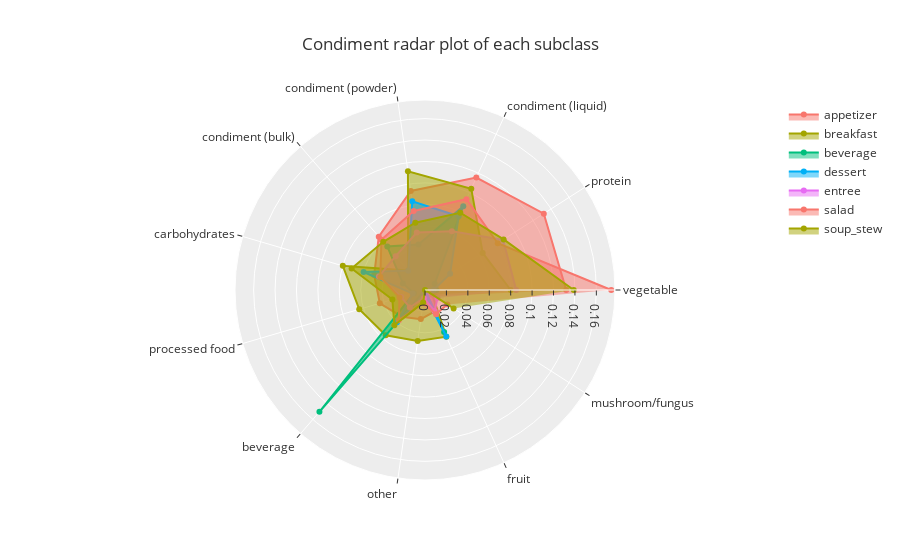

Here is the notebook cell this chart was saved with:
### Code cell
fig = go.Figure()

fig.add_trace(go.Scatterpolar(
      r=data['appetizer'],
      theta=data["type"],
      fill='toself',
      name='appetizer'
))
fig.add_trace(go.Scatterpolar(
      r=data['breakfast'],
      theta=data["type"],
      fill='toself',
      name='breakfast'
))
fig.add_trace(go.Scatterpolar(
      r=data['beverage'],
      theta=data["type"],
      fill='toself',
      name='beverage'
))
fig.add_trace(go.Scatterpolar(
      r=data['dessert'],
      theta=data["type"],
      fill='toself',
      name='dessert'
))
fig.add_trace(go.Scatterpolar(
      r=data['entree'],
      theta=data["type"],
      fill='toself',
      name='entree'
))
fig.add_trace(go.Scatterpolar(
      r=data['salad'],
      theta=data["type"],
      fill='toself',
      name='salad'
))
fig.add_trace(go.Scatterpolar(
      r=data['soup_stew'],
      theta=data["type"],
      fill='toself',
      name='soup_stew'
))

fig.update_layout(
  polar=dict(
    radialaxis=dict(
      visible=True,
      # range=[0, 1]
    )),
  showlegend=True,
  template='ggplot2',
  title = 'Condiment radar plot of each subclass'
)

fig.show()
fig.write_html("windrose.html")

### Figure 1 — Plotly figure (JSON) as saved in the notebook; plotly's stock layout.template omitted (floating-point values rounded to 4 significant figures)
{"data": [{"fill": "toself", "name": "appetizer", "r": [0.1319, 0.1319, 0.1154, 0.09341, 0.06593, 0.04945, 0.04396, 0.03297, 0.02747, 0.02198, 0.01099], "theta": ["vegetable", "protein", "condiment (liquid)", "condiment (powder)", "condiment (bulk)", "carbohydrates", "processed food", "beverage", "other", "fruit", "mushroom/fungus"], "type": "scatterpolar"}, {"fill": "toself", "name": "breakfast", "r": [0.08, 0.064, 0.104, 0.112, 0.024, 0.08, 0.064, 0.056, 0.048, 0.048, 0.008], "theta": ["vegetable", "protein", "condiment (liquid)", "condiment (powder)", "condiment (bulk)", "carbohydrates", "processed food", "beverage", "other", "fruit", "mushroom/fungus"], "type": "scatterpolar"}, {"fill": "toself", "name": "beverage", "r": [0.01075, 0.01075, 0.08602, 0.04301, 0.05376, 0.02151, 0.01075, 0.1505, 0, 0.04301, 0], "theta": ["vegetable", "protein", "condiment (liquid)", "condiment (powder)", "condiment (bulk)", "carbohydrates", "processed food", "beverage", "other", "fruit", "mushroom/fungus"], "type": "scatterpolar"}, {"fill": "toself", "name": "dessert", "r": [0.007968, 0.02789, 0.0757, 0.08367, 0.0239, 0.05976, 0.01195, 0.03984, 0.003984, 0.04781, 0], "theta": ["vegetable", "protein", "condiment (liquid)", "condiment (powder)", "condiment (bulk)", "carbohydrates", "processed food", "beverage", "other", "fruit", "mushroom/fungus"], "type": "scatterpolar"}, {"fill": "toself", "name": "entree", "r": [0.08514, 0.08669, 0.06037, 0.05418, 0.0418, 0.04489, 0.02322, 0.02167, 0.00774, 0.02167, 0.01393], "theta": ["vegetable", "protein", "condiment (liquid)", "condiment (powder)", "condiment (bulk)", "carbohydrates", "processed food", "beverage", "other", "fruit", "mushroom/fungus"], "type": "scatterpolar"}, {"fill": "toself", "name": "salad", "r": [0.1739, 0.08075, 0.09317, 0.07453, 0.06211, 0.04348, 0.02484, 0.03727, 0.01242, 0.02484, 0.02484], "theta": ["vegetable", "protein", "condiment (liquid)", "condiment (powder)", "condiment (bulk)", "carbohydrates", "processed food", "beverage", "other", "fruit", "mushroom/fungus"], "type": "scatterpolar"}, {"fill": "toself", "name": "soup_stew", "r": [0.1389, 0.0873, 0.07937, 0.06349, 0.05952, 0.07143, 0.03175, 0.04365, 0.0119, 0, 0.03175], "theta": ["vegetable", "protein", "condiment (liquid)", "condiment (powder)", "condiment (bulk)", "carbohydrates", "processed food", "beverage", "other", "fruit", "mushroom/fungus"], "type": "scatterpolar"}], "layout": {"polar": {"radialaxis": {"visible": true}}, "showlegend": true, "title": {"text": "Condiment radar plot of each subclass"}}}
